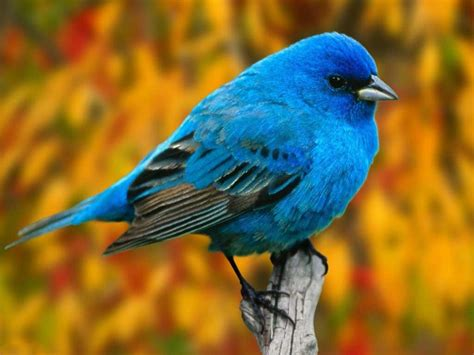
#> input picture OpenCV/Images/img4.jpeg, 474 x 355 px
$ python image_artithmetic.py
#> lines starting #> are read from the running program, lines starting #| are printed output that depends on the picture
import cv2 as cv
import numpy as np

img=cv.imread("Images/img4.jpeg")
#> img is the input picture: shape (355, 474, 3); mean B, G, R 49.9, 107.6, 130.2
#cv.resize(img,dsize=None,fx=0.5,fy=0.5,interpolation=cv.INTER_CUBIC)
M=np.ones(img.shape,dtype='uint8')

brighter=cv.add(img,M)
darker=cv.subtract(img,M)

img2=np.hstack([img,brighter,darker])
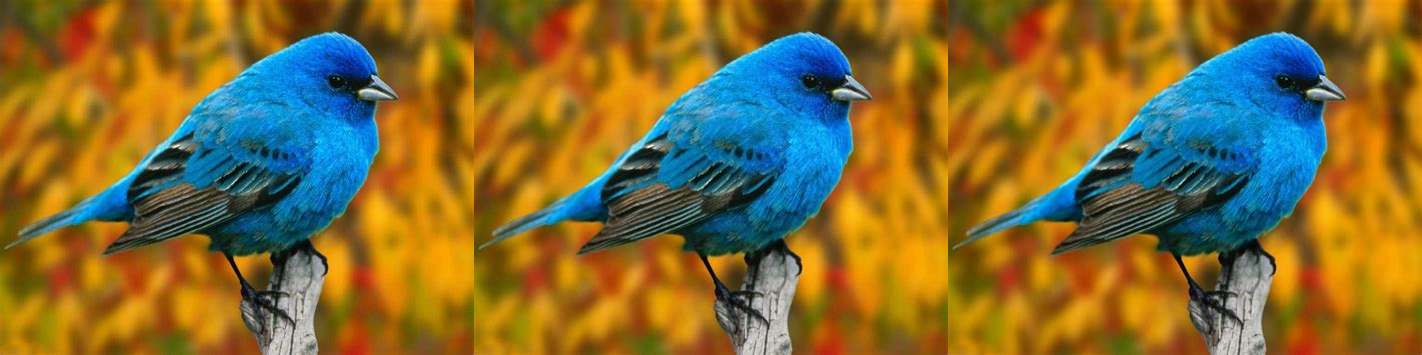
#> img2: shape (355, 1422, 3); mean B, G, R 50, 107.6, 130.2
cv.imshow("Image",img2)

cv.waitKey(0)
cv.destroyAllWindows()

$ run again, with OpenCV/Images/img3.jpeg copied over OpenCV/Images/img4.jpeg
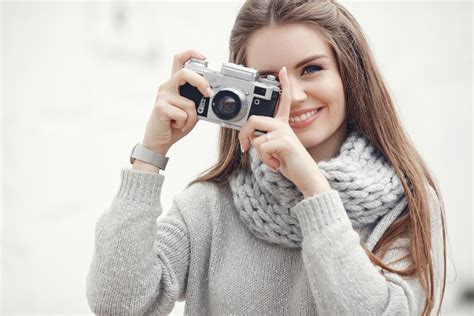
#> input picture OpenCV/Images/img3.jpeg, 474 x 316 px
#> img is the input picture: shape (316, 474, 3); mean B, G, R 190.7, 196.5, 202.6
#> `img2=np.hstack([img,brighter,darker])`:
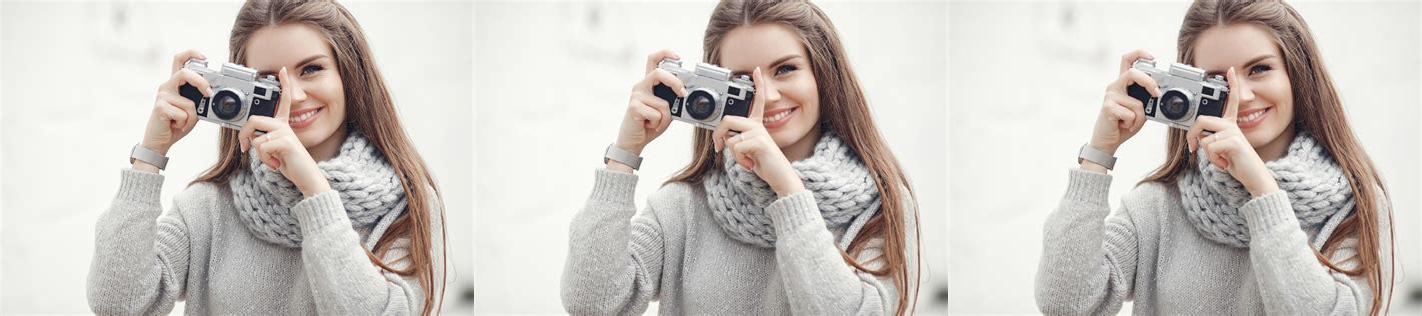
#> img2: shape (316, 1422, 3); mean B, G, R 190.7, 196.5, 202.6

$ run again, with OpenCV/Images/img5.jpeg copied over OpenCV/Images/img4.jpeg
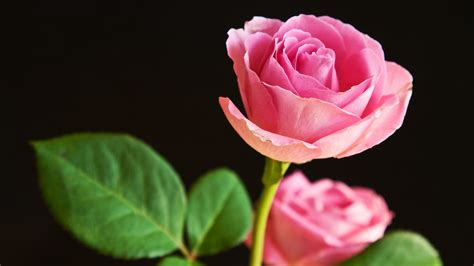
#> input picture OpenCV/Images/img5.jpeg, 474 x 266 px
#> img is the input picture: shape (266, 474, 3); mean B, G, R 48.5, 59.7, 81.1
#> `img2=np.hstack([img,brighter,darker])`:
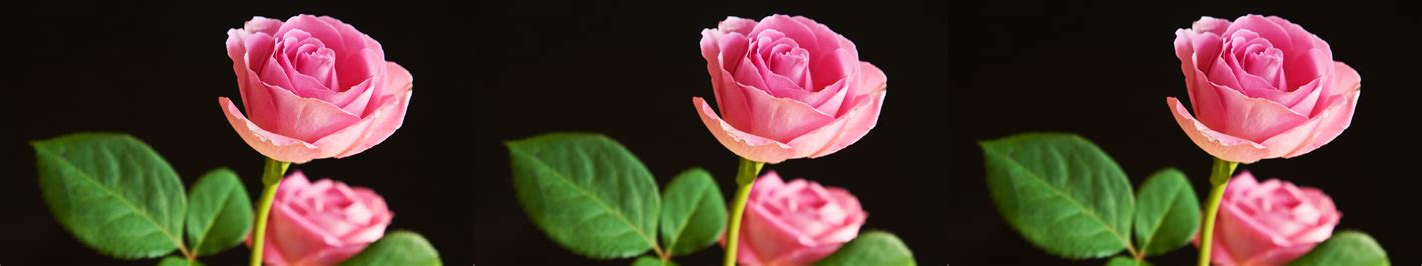
#> img2: shape (266, 1422, 3); mean B, G, R 48.5, 59.7, 81.1
